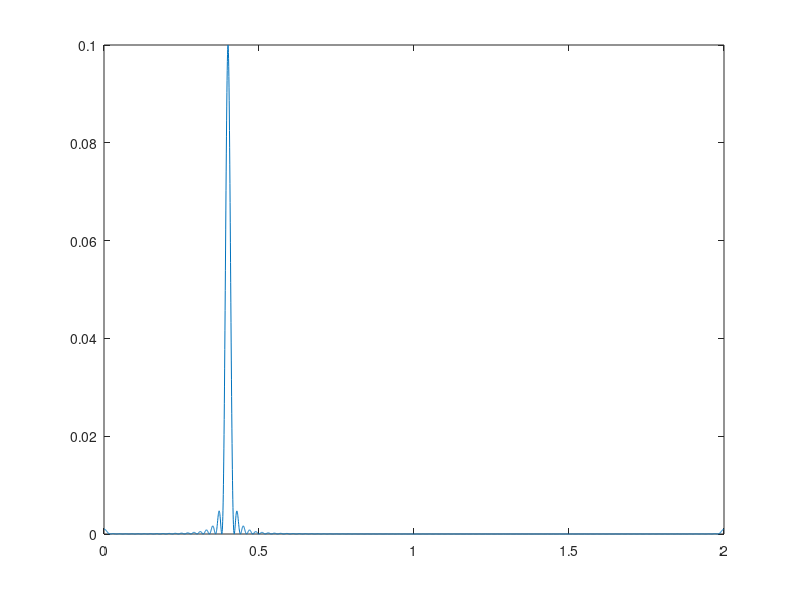

Here is the MATLAB script that generated this plot:
clear
clc

N = 100;
F_sam_freq=1000;    %采样频率
F_freq = 200; 
omega = F_freq/F_sam_freq*2*pi;
SNR = 10;
Amplitude_A = 1;
n_array=[0:N-1]';
FFT_length = 4096;

Theta = rand(1)*2*pi;
X_signal = Amplitude_A*exp(1j*(omega*n_array+Theta));
Noise_sigma2 = Amplitude_A^2 / [10^(SNR/10)];
Noise = sqrt(Noise_sigma2) * randn(N, 1) .* exp(1j*rand(N, 1)*2*pi);
Y_receive = X_signal + Noise_sigma2;
window = boxcar(N);        %矩形窗
[Peri_Y, f_Y] = periodogram(Y_receive,window,FFT_length,F_sam_freq);
[Max_value, Max_index] = max(Peri_Y);

F_freq_estimate = (Max_index-1)/FFT_length*F_sam_freq;
omega_estimate  = (Max_index-1)/FFT_length*2*pi;

figure(1)
X_plot = [0:FFT_length-1]/FFT_length*2;
plot(X_plot, Peri_Y)


%% test of computational time of 'periodogram'
length_1 = 1001;
length_2 = 10000001;
tic
[Peri_Y, f_Y] = periodogram(Y_receive,window,length_1,F_sam_freq);
time_1 = toc;
[Max_value, Max_index] = max(Peri_Y);
F_freq_estimate_1 =  (Max_index-1)/length_1*F_sam_freq;

tic
[Peri_Y, f_Y] = periodogram(Y_receive,window,length_2,F_sam_freq);
time_2 = toc;
[Max_value, Max_index] = max(Peri_Y);
F_freq_estimate_2 =  (Max_index-1)/length_2*F_sam_freq;



